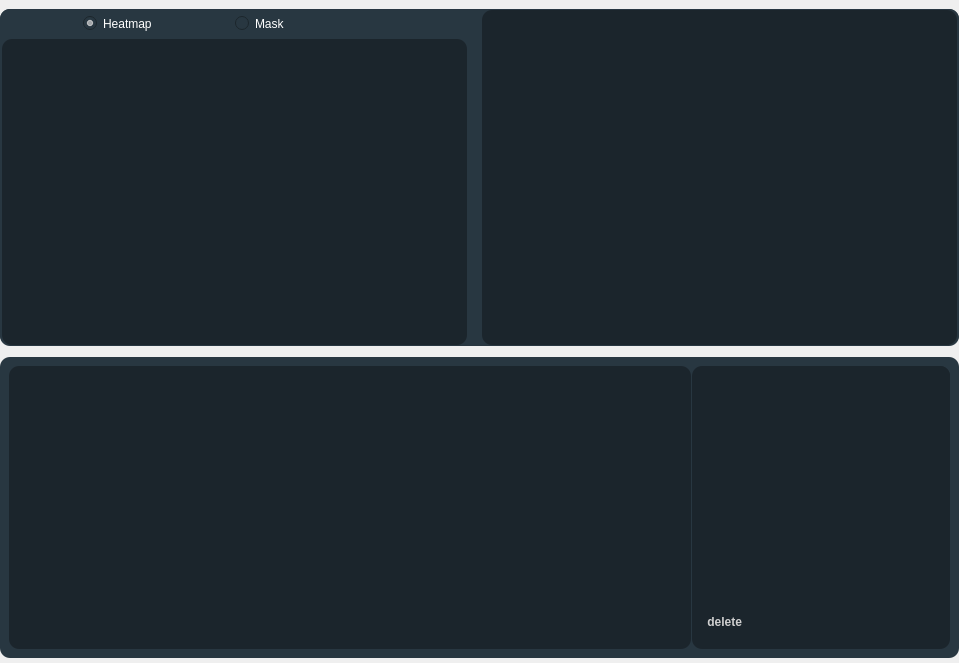
                  <widget class="QWidget" name="graphique" native="true">
                   <property name="minimumSize">
                    <size>
                     <width>0</width>
                     <height>33</height>
                    </size>
                   </property>
                   <property name="styleSheet">
                    <string notr="true">border-width: 2px;
border-radius:10px;

</string>
                   </property>
                   <layout class="QVBoxLayout" name="verticalLayout_5">
                    <property name="spacing">
                     <number>11</number>
                    </property>
                    <property name="leftMargin">
                     <number>0</number>
                    </property>
                    <property name="topMargin">
                     <number>9</number>
                    </property>
                    <property name="rightMargin">
                     <number>0</number>
                    </property>
                    <property name="bottomMargin">
                     <number>5</number>
                    </property>
                    <item>
                     <widget class="QFrame" name="frame_5">
                      <property name="minimumSize">
                       <size>
                        <width>464</width>
                        <height>336</height>
                       </size>
                      </property>
                      <property name="maximumSize">
                       <size>
                        <width>16777215</width>
                        <height>16777215</height>
                       </size>
                      </property>
                      <property name="styleSheet">
                       <string notr="true">color: #ffffff;

background-color: #283741
</string>
                      </property>
                      <property name="frameShape">
                       <enum>QFrame::StyledPanel</enum>
                      </property>
                      <property name="frameShadow">
                       <enum>QFrame::Raised</enum>
                      </property>
                      <layout class="QHBoxLayout" name="horizontalLayout_9">
                       <property name="spacing">
                        <number>0</number>
                       </property>
                       <property name="leftMargin">
                        <number>0</number>
                       </property>
                       <property name="topMargin">
                        <number>0</number>
                       </property>
                       <property name="rightMargin">
                        <number>0</number>
                       </property>
                       <property name="bottomMargin">
                        <number>1</number>
                       </property>
                       <item alignment="Qt::AlignLeft">
                        <widget class="QWidget" name="widget_13" native="true">
                         <property name="minimumSize">
                          <size>
                           <width>465</width>
                           <height>336</height>
                          </size>
                         </property>
                         <layout class="QVBoxLayout" name="verticalLayout_6">
                          <property name="spacing">
                           <number>0</number>
                          </property>
                          <property name="leftMargin">
                           <number>2</number>
                          </property>
                          <property name="topMargin">
                           <number>0</number>
                          </property>
                          <property name="rightMargin">
                           <number>0</number>
                          </property>
                          <property name="bottomMargin">
                           <number>0</number>
                          </property>
                          <item>
                           <widget class="QWidget" name="widget_14" native="true">
                            <property name="minimumSize">
                             <size>
                              <width>465</width>
                              <height>30</height>
                             </size>
                            </property>
                            <property name="maximumSize">
                             <size>
                              <width>16777215</width>
                              <height>30</height>
                             </size>
                            </property>
                            <property name="styleSheet">
                             <string notr="true"/>
                            </property>
                            <layout class="QHBoxLayout" name="horizontalLayout_20">
                             <property name="spacing">
                              <number>0</number>
                             </property>
                             <property name="leftMargin">
                              <number>0</number>
                             </property>
                             <property name="topMargin">
                              <number>0</number>
                             </property>
                             <property name="rightMargin">
                              <number>0</number>
                             </property>
                             <property name="bottomMargin">
                              <number>0</number>
                             </property>
                             <item alignment="Qt::AlignHCenter">
                              <widget class="QRadioButton" name="heatmap">
                               <property name="enabled">
                                <bool>true</bool>
                               </property>
                               <property name="text">
                                <string>Heatmap</string>
                               </property>
                               <property name="checked">
                                <bool>true</bool>
                               </property>
                              </widget>
                             </item>
                             <item>
                              <widget class="QRadioButton" name="mask">
                               <property name="minimumSize">
                                <size>
                                 <width>232</width>
                                 <height>0</height>
                                </size>
                               </property>
                               <property name="text">
                                <string>Mask</string>
                               </property>
                              </widget>
                             </item>
                            </layout>
                           </widget>
                          </item>
                          <item alignment="Qt::AlignHCenter">
                           <widget class="QLabel" name="heatLabel">
                            <property name="minimumSize">
                             <size>
                              <width>465</width>
                              <height>299</height>
                             </size>
                            </property>
                            <property name="maximumSize">
                             <size>
                              <width>16777215</width>
                              <height>16777215</height>
                             </size>
                            </property>
                            <property name="styleSheet">
                             <string notr="true">background-color: rgb(27, 37, 44);
</string>
                            </property>
                            <property name="text">
                             <string/>
                            </property>
                            <property name="scaledContents">
                             <bool>true</bool>
                            </property>
                           </widget>
                          </item>
                         </layout>
                        </widget>
                       </item>
                       <item>
                        <widget class="QWidget" name="widget_15" native="true">
                         <layout class="QGridLayout" name="gridLayout_8">
                          <property name="leftMargin">
                           <number>2</number>
                          </property>
                          <property name="topMargin">
                           <number>1</number>
                          </property>
                          <property name="rightMargin">
                           <number>2</number>
                          </property>
                          <property name="bottomMargin">
                           <number>0</number>
                          </property>
                          <property name="spacing">
                           <number>0</number>
                          </property>
                          <item row="0" column="0">
                           <widget class="QLabel" name="imageLabel">
                            <property name="minimumSize">
                             <size>
                              <width>448</width>
                              <height>293</height>
                             </size>
                            </property>
                            <property name="maximumSize">
                             <size>
                              <width>16777215</width>
                              <height>16777215</height>
                             </size>
                            </property>
                            <property name="styleSheet">
                             <string notr="true">background-color: rgb(27, 37, 44);
</string>
                            </property>
                            <property name="text">
                             <string/>
                            </property>
                            <property name="scaledContents">
                             <bool>true</bool>
                            </property>
                           </widget>
                          </item>
                         </layout>
                        </widget>
                       </item>
                      </layout>
                     </widget>
                    </item>
                    <item>
                     <widget class="QFrame" name="frame_6">
                      <property name="minimumSize">
                       <size>
                        <width>0</width>
                        <height>301</height>
                       </size>
                      </property>
                      <property name="maximumSize">
                       <size>
                        <width>16777215</width>
                        <height>301</height>
                       </size>
                      </property>
                      <property name="styleSheet">
                       <string notr="true">color: #ffffff;

background-color: #283741

</string>
                      </property>
                      <property name="frameShape">
                       <enum>QFrame::StyledPanel</enum>
                      </property>
                      <property name="frameShadow">
                       <enum>QFrame::Raised</enum>
                      </property>
                      <layout class="QHBoxLayout" name="horizontalLayout_17" stretch="0,0">
                       <property name="spacing">
                        <number>1</number>
                       </property>
                       <property name="leftMargin">
                        <number>9</number>
                       </property>
                       <property name="topMargin">
                        <number>9</number>
                       </property>
                       <property name="rightMargin">
                        <number>9</number>
                       </property>
                       <property name="bottomMargin">
                        <number>9</number>
                       </property>
                       <item>
                        <widget class="MplWidget" name="hist_plot" native="true">
                         <property name="minimumSize">
                          <size>
                           <width>682</width>
                           <height>283</height>
                          </size>
                         </property>
                         <property name="maximumSize">
                          <size>
                           <width>16777215</width>
                           <height>400</height>
                          </size>
                         </property>
                         <property name="styleSheet">
                          <string notr="true">background-color: rgb(27, 37, 44);
</string>
                         </property>
                        </widget>
                       </item>
                       <item>
                        <widget class="QWidget" name="widget_10" native="true">
                         <property name="styleSheet">
                          <string notr="true">background-color: rgb(27, 37, 44);
</string>
                         </property>
                         <layout class="QGridLayout" name="gridLayout_4">
                          <property name="leftMargin">
                           <number>2</number>
                          </property>
                          <property name="topMargin">
                           <number>0</number>
                          </property>
                          <property name="rightMargin">
                           <number>0</number>
                          </property>
                          <property name="bottomMargin">
                           <number>3</number>
                          </property>
                          <property name="horizontalSpacing">
                           <number>0</number>
                          </property>
                          <property name="verticalSpacing">
                           <number>4</number>
                          </property>
                          <item row="0" column="0" alignment="Qt::AlignHCenter">
                           <widget class="QListWidget" name="listImages">
                            <property name="styleSheet">
                             <string notr="true">	QListWidget{
color: rgb(208, 208, 208);
background-color: #283741
selection-background-color: #0099ff;
border-radius: 10px;
}
        QScrollBar:vertical {    
          
            background:rgba(40,55,65,255);
            width:15px;
            margin: 0px 0px 0px 0px;
        }
        QScrollBar::handle:vertical {
            background:rgba(40,55,65,255);
            min-height: 0px;
        }
        QScrollBar::add-line:vertical {
background-color:white
            height: 0px;
            subcontrol-position: bottom;
            subcontrol-origin: margin;

        }
        QScrollBar::sub-line:vertical {
background-color:white;
            height: 0 px;
            subcontrol-position: top;
            subcontrol-origin: margin;
        }</string>
                            </property>
                           </widget>
                          </item>
                          <item row="1" column="0">
                           <widget class="QWidget" name="widget_11" native="true">
                            <property name="styleSheet">
                             <string notr="true"/>
                            </property>
                            <layout class="QHBoxLayout" name="horizontalLayout_18">
                             <property name="spacing">
                              <number>10</number>
                             </property>
                             <property name="leftMargin">
                              <number>0</number>
                             </property>
                             <property name="topMargin">
                              <number>0</number>
                             </property>
                             <property name="rightMargin">
                              <number>57</number>
                             </property>
                             <property name="bottomMargin">
                              <number>2</number>
                             </property>
                             <item>
                              <widget class="QLabel" name="label_18">
                               <property name="minimumSize">
                                <size>
                                 <width>51</width>
                                 <height>20</height>
                                </size>
                               </property>
                               <property name="maximumSize">
                                <size>
                                 <width>16777215</width>
                                 <height>16777215</height>
                                </size>
                               </property>
                               <property name="font">
                                <font>
                                 <family>Arial</family>
                                 <weight>75</weight>
                                 <bold>true</bold>
                                </font>
                               </property>
                               <property name="styleSheet">
                                <string notr="true">
color: rgb(208, 208, 208);</string>
                               </property>
                               <property name="text">
                                <string>    delete </string>
                               </property>
                              </widget>
                             </item>
                             <item alignment="Qt::AlignLeft">
                              <widget class="QToolButton" name="Supp">
                               <property name="minimumSize">
                                <size>
                                 <width>45</width>
                                 <height>45</height>
                                </size>
                               </property>
                               <property name="maximumSize">
                                <size>
                                 <width>45</width>
                                 <height>45</height>
                                </size>
                               </property>
                               <property name="styleSheet">
                                <string notr="true">border-radius: 19px; 
background-color: None;
background-repeat: no-repeat; 
background-position: center;</string>
                               </property>
                               <property name="text">
                                <string/>
                               </property>
                               <property name="icon">
                                <iconset>
                                 <normaloff>images/icons8-supprimer-400.png</normaloff>images/icons8-supprimer-400.png</iconset>
                               </property>
                               <property name="iconSize">
                                <size>
                                 <width>90</width>
                                 <height>90</height>
                                </size>
                               </property>
                               <property name="checkable">
                                <bool>false</bool>
                               </property>
                               <property name="autoRepeat">
                                <bool>false</bool>
                               </property>
                               <property name="autoExclusive">
                                <bool>false</bool>
                               </property>
                              </widget>
                             </item>
                            </layout>
                           </widget>
                          </item>
                         </layout>
                        </widget>
                       </item>
                      </layout>
                     </widget>
                    </item>
                   </layout>
                  </widget>
